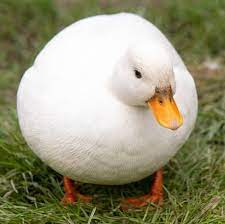
//> input picture OpenCVCourse/resources/duck.png, 225 x 224 px
$ ./basicFunctions   (built with g++ and OpenCV 4)
//> lines starting //> are read from the running program, lines starting //| are printed output that depends on the picture; after the words box and inside, x2 and y2 are one past the last pixel; in counts of white or black regions, pixels touching at a corner belong together
#include <opencv2/imgcodecs.hpp>
#include <opencv2/highgui.hpp>
#include <opencv2/imgproc.hpp>
#include <iostream>

int main(){

    cv::Mat kernel = cv::getStructuringElement(cv::MORPH_RECT, cv::Size(3,3));

    std::string imgPath = "../resources/duck.png";
    cv::Mat img = cv::imread(imgPath);
//> img is the input picture: 224 rows x 225 cols, CV_8UC3; mean B, G, R 120.8, 148.3, 150.9
    cv::Mat imgGray, imgBlur, imgCanny, imgDilate, imgErode;

    // Color Conversion
    cv::cvtColor(img, imgGray, cv::COLOR_BGR2GRAY);
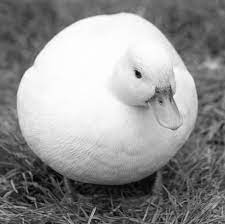
//> imgGray: 224 rows x 225 cols, CV_8UC1; min 0, max 255, mean 145.9

    // Blur
    cv::GaussianBlur(img, imgBlur, cv::Size(7,7), 5, 0);
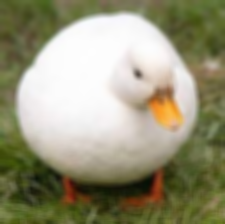
//> imgBlur: 224 rows x 225 cols, CV_8UC3; mean B, G, R 120.8, 148.3, 150.9

    // Edge detection
    cv::Canny(imgBlur, imgCanny, 50, 150);
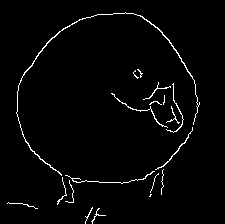
//> imgCanny: 224 rows x 225 cols, CV_8UC1; 2.3% white in thin lines or dots, all inside (x1, y1, x2, y2) = (7, 12, 200, 224)

    // Dilate
    cv::dilate(imgCanny, imgDilate, kernel);
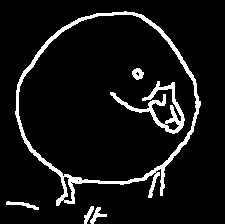
//> imgDilate: 224 rows x 225 cols, CV_8UC1; 7.6% white; 6 white regions, box (x1, y1, x2, y2) and area: (15, 11, 201, 206) 2540, (110, 81, 185, 134) 892, (6, 201, 39, 210) 114, (90, 207, 107, 224) 104, (132, 68, 144, 80) 98, (84, 206, 94, 224) 79

    // Erode
    cv::erode(imgDilate, imgErode, kernel);
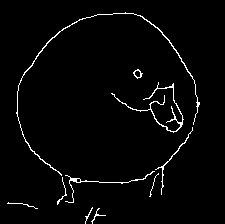
//> imgErode: 224 rows x 225 cols, CV_8UC1; 2.5% white in thin lines or dots, all inside (x1, y1, x2, y2) = (7, 12, 200, 224)

    cv::imshow("Normal Duck", img);
    cv::imshow("80s Duck", imgGray);
    cv::imshow("Myopic Duck", imgBlur);
    cv::imshow("Something Duck", imgCanny);
    cv::imshow("Fucking nightmare-ish Duck", imgDilate);
    cv::imshow("Where Duck", imgErode);

    cv::waitKey(0);
}

$ run again, with OpenCVCourse/resources/test.png copied over OpenCVCourse/resources/duck.png
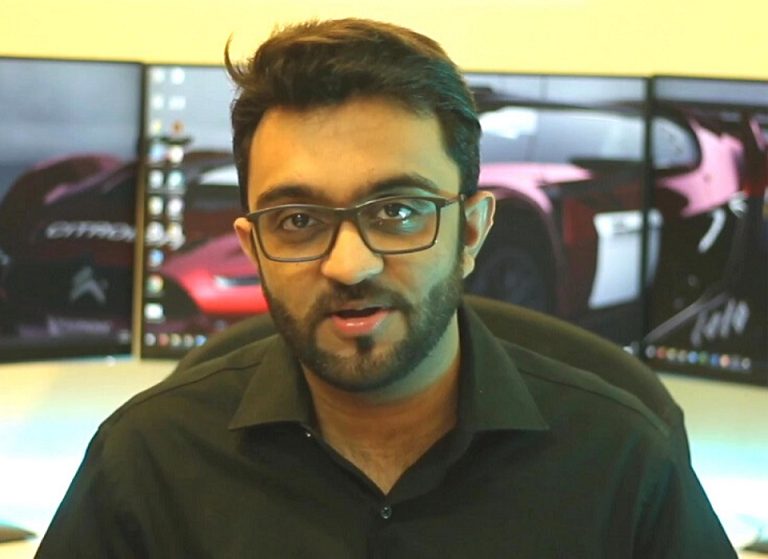
//> input picture OpenCVCourse/resources/test.png, 768 x 559 px
//> img is the input picture: 559 rows x 768 cols, CV_8UC3; mean B, G, R 94.1, 117.1, 120.5
//> `cv::Canny(imgBlur, imgCanny, 50, 150);`:
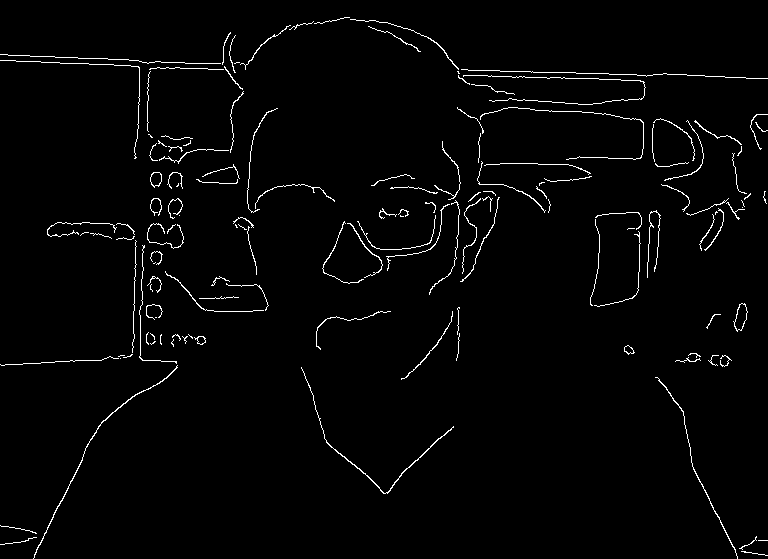
//> imgCanny: 559 rows x 768 cols, CV_8UC1; 2% white in thin lines or dots
//> imgDilate: 559 rows x 768 cols, CV_8UC1; 6.6% white; 48 white regions, largest, box (x1, y1, x2, y2) and area: (228, 16, 768, 106) 3517, (0, 31, 245, 165) 2355, (456, 106, 645, 214) 2243
//> `cv::erode(imgDilate, imgErode, kernel);`:
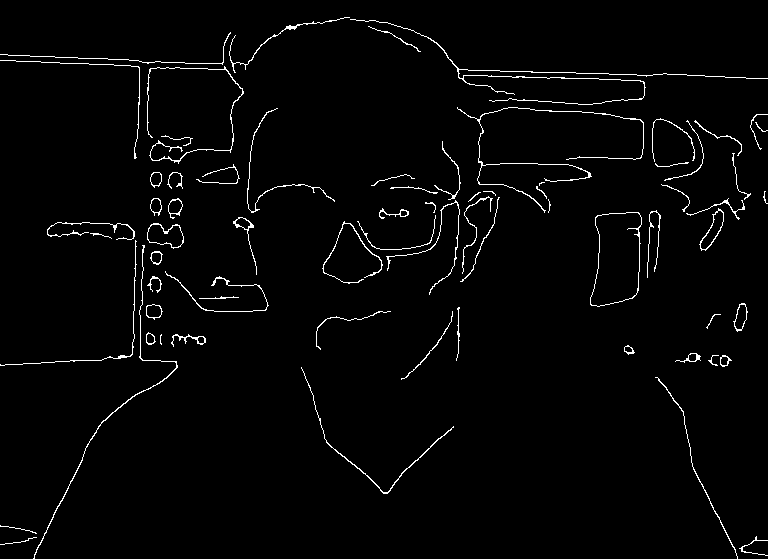
//> imgErode: 559 rows x 768 cols, CV_8UC1; 2.2% white in thin lines or dots
